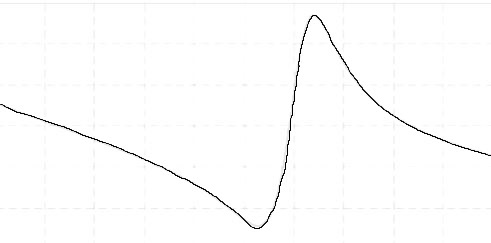
%> input picture matlab/freq.JPG, 491 x 243 px
$ octave freqcurve.m   (GNU Octave 9; MATLAB toolbox functions it lacks are replaced by stand-ins)
%> lines starting %> are read from the running program, lines starting %| are printed output that depends on the picture; in (x1, y1, x2, y2) boxes, pixels count from 0 and x2, y2 are one past the last pixel; in counts of white or black regions, pixels touching at a corner belong together; the program's own positions count from 1
clear
clc

img = imread('freq.JPG');
%> img is the input picture: size 243x491x3 uint8; min 0, max 255, mean 252.4
tresh = graythresh(img);
%> tresh = 0.531
curve_img = imbinarize(img,tresh);
%> curve_img: size 243x491x3 logical; 99.2% white; black in thin lines or dots, all inside (x1, y1, x2, y2) = (0, 15, 491, 229)
curve_img = curve_img(:,:,1)*1;
curve = ones(491,1);
shift = 250000;

startfreq = 400000;
endfreq = 1500000;
max = 3700;
min = 1250;
for i = 1:491
    for j = 1:243
       if curve_img(j,i)<1
           curve(i) = (243-j)/243*(3700-1250)+1250;
           break;
       end
    end
end
%> after the loop, curve = 491 values, max 3538.7 at index 313, min 1391.2 at index 256, mean 2313.9

shift_index = ceil(491/(-startfreq+endfreq)*shift);
curve40 = curve(shift_index:end);
%> curve40 = 380 values, max 3538.7 at index 202, min 1391.2 at index 145, mean 2277.4
curve45 = curve(1:end-shift_index+1);
%> curve45 = 380 values, max 3538.7 at index 313, min 1391.2 at index 256, mean 2308.5

x1 = linspace(startfreq+shift,endfreq,491-shift_index+1);

plot(x1,curve40)
hold on
plot(x1, curve45)
hold on
plot(x1, curve40+curve45)
hold on
plot(x1, curve40+curve40)
xlabel('frequency, Hz');
ylabel('Z(w)');
title('');
grid on
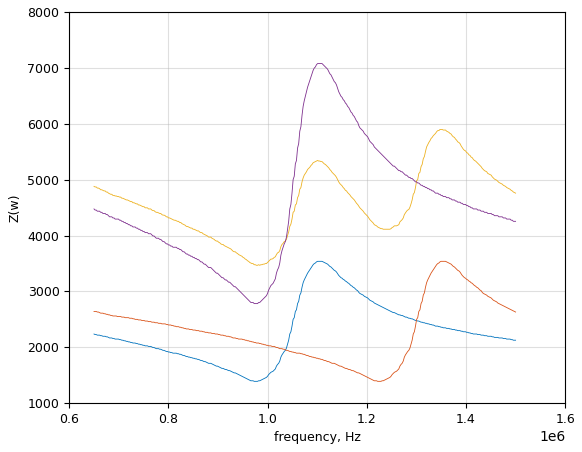
%> figure redrawn from the program's plot data; curve peaks at x = 1100791.6, y = 3538.7; curve peaks at x = 1349736.1, y = 3538.7; curve peaks at x = 1347493.4, y = 5897.7; curve peaks at x = 1100791.6, y = 7077.4
